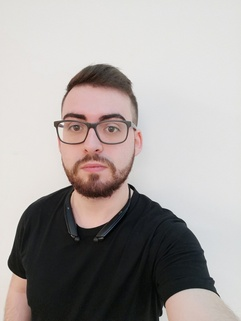
#> input picture w8-face-recognition/faces-datamad0120/todas_homogeneas/Alex/8.jpg, 241 x 321 px, shrunk from 768 x 1024 before the run
$ jupyter execute --allow-errors face-recognition.ipynb   (shell and % lines are left out)
#> lines starting #> are read from the running program, lines starting #| are printed output that depends on the picture
[cell 1]
import cv2
import pandas as pd
import glob

[cell 2]
homogeneas = glob.glob("faces-datamad0120/todas_heterogeneas/**/*.jpg")

[cell 3]
df = pd.DataFrame({
    "path":homogeneas
})
df.head()

[cell 4]
df["GT"] = df.path.apply(lambda x: x.split("/")[2])
df.head()

[cell 5]
df.GT.value_counts()

[cell 6]
import matplotlib.pyplot as plt

img = cv2.imread("faces-datamad0120/todas_homogeneas/Alex/8.jpg")
#> img is the input picture: shape (321, 241, 3); mean B, G, R 159.6, 161.6, 167.1
# Reorganize numpy array for matplotlib
img = cv2.cvtColor(img, cv2.COLOR_BGR2RGB)
plt.imshow(img)

[cell 7]
# https://towardsdatascience.com/face-detection-in-2-minutes-using-opencv-python-90f89d7c0f81

# Face classifier model
face_cascade = cv2.CascadeClassifier('haarcascade_frontalface_default.xml')

[cell 8]
img_bw = cv2.cvtColor(img, cv2.COLOR_RGB2GRAY)
print(img_bw.shape)
#| (321, 241)
plt.imshow(img_bw, cmap="gray")

[cell 9]
faces = face_cascade.detectMultiScale(img_bw, 1.1, 4)
#> faces = [[37, 83, 114, 114]]
print(faces)
#| [[ 37  83 114 114]]
x,y,w,h = faces[0]
#> x = 37; y = 83; w = 114; h = 114
plt.imshow(img_bw[y:y+h,x:x+w],cmap="gray")

[cell 10]
im_col = cv2.rectangle(img, (x,y), (x+w,y+h),(255, 0, 0) ,5)
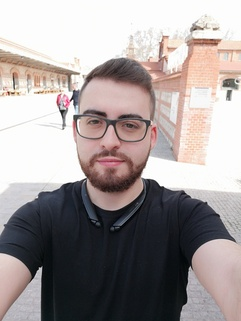
#> input picture w8-face-recognition/faces-datamad0120/todas_heterogeneas/Alex/0.jpg, 241 x 321 px, shrunk from 768 x 1024 before the run
#> in openImageAndDetectFaces, img is the input picture: shape (321, 241, 3); mean B, G, R 153.4, 154, 161.9
plt.imshow(im_col)

[cell 11]
def getFace(img):
    img_bw = cv2.cvtColor(img, cv2.COLOR_RGB2GRAY)
    faces = face_cascade.detectMultiScale(img_bw, 1.1, 4)
#> faces = [[64, 89, 93, 93]]

    # Ensure there is at least 1 face
    if len(faces) > 0:
        x,y,w,h = faces[0]
#> x = 64; y = 89; w = 93; h = 93
        return img_bw[y:y+h,x:x+w]
    else:
        raise ValueError("No face found")


def openImageAndDetectFaces(path):
    img = cv2.imread(path)
    try:
        print(f"Detecting faces in {path}")
        face_patch = getFace(img)
        return face_patch
    except ValueError as e:
        print(f"Not found image in {path}")
        return None

[cell 12]
df["face"] = df.path.apply(lambda path: openImageAndDetectFaces(path))
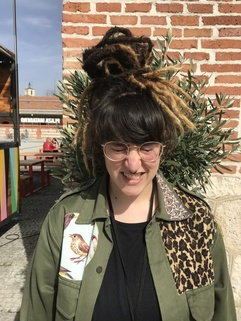
#> input picture w8-face-recognition/faces-datamad0120/todas_heterogeneas/Amanda/2.jpg, 241 x 321 px, shrunk from 768 x 1024 before the run
#> in openImageAndDetectFaces, img is the input picture: shape (321, 241, 3); mean B, G, R 96.3, 114.1, 127.6
#> in getFace (call 2), `img_bw = cv2.cvtColor(img, cv2.COLOR_RGB2GRAY)`:
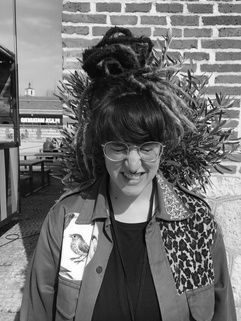
#> img_bw: shape (321, 241); min 1, max 255, mean 110.4
#> in getFace (call 2), `faces = face_cascade.detectMultiScale(img_bw, 1.1, 4)`: faces = [[96, 122, 72, 72]]
#> in getFace (call 2), `x,y,w,h = faces[0]`: x = 96; y = 122; w = 72

[cell 13]
df.head()

[cell 14]
df["shapes"] = df.face.apply(lambda face: face.shape)

[cell 15]
df.head()

[cell 16]
import numpy as np

face = df.face.iloc[0]
plt.figure()
plt.imshow(face, cmap="gray")

fft2d = np.log(np.abs(np.fft.fft2(face)))
fft2d = fft2d[0:len(fft2d)//2,0:len(fft2d)//2]

print(fft2d)
plt.figure()

plt.imshow(fft2d, cmap="gray")
fvector = fft2d[0:60,0:60]

[cell 17]
from scipy.fftpack import dct
numfeats = 80
import numpy as np
def getFeats(face):
    try:
        fft = np.log10(np.abs(np.fft.fft2(face)))
        w = fft.shape[0]//2
        fft = fft[3:w+3,3:w+3]
        feats = fft[:numfeats,:numfeats]
        q = np.hstack(feats)
        if len(q) != numfeats*numfeats:
            plt.imshow(face)
            print("Invalid face to get features")
            return None
        return q
    except:
        print("Cannot extract features")
        return None

#> (a cell that did not finish here is left out)

[cell 19]
df["feats"] = df["face"].apply(lambda face: getFeats(face))

[cell 20]
# Filter out null faces that cannot extract features
df = df[~df["feats"].isnull()]

[cell 21]
df.head()

[cell 22]
df.GT.value_counts()

[cell 23]
X = df.feats
y = df.GT

[cell 24]
from sklearn.model_selection import train_test_split
#> (the rest of this cell did not finish here and is left out)

#> (a cell that did not finish here is left out)

[cell 26]
from scipy.spatial.distance import cosine

def getPrediction(vect):
    try:
        diffs = X_train.apply(lambda x: cosine(x,vect))
        predictIndex = diffs.sort_values(ascending=True).index[0]
        gt = df.iloc[predictIndex].GT
        return gt
    except:
        return "Cannot recognize"

#> (a cell that did not finish here is left out)

# Now with a proper knn model

[cell 28]
from sklearn.neighbors import KNeighborsClassifier
from sklearn.svm import SVC
from sklearn.ensemble import RandomForestClassifier

#neigh = KNeighborsClassifier(n_neighbors=5)
#neigh = SVC(kernel="poly")
neigh = RandomForestClassifier()

#> (the rest of this cell did not finish here and is left out)

#> (a cell that did not finish here is left out)

#> (a cell that did not finish here is left out)

[cell 31]
def whoIsThisGuy(path,faceIndex=0):
#> called with path = 'laura.jpg', faceIndex = 1
    img = cv2.imread(path)
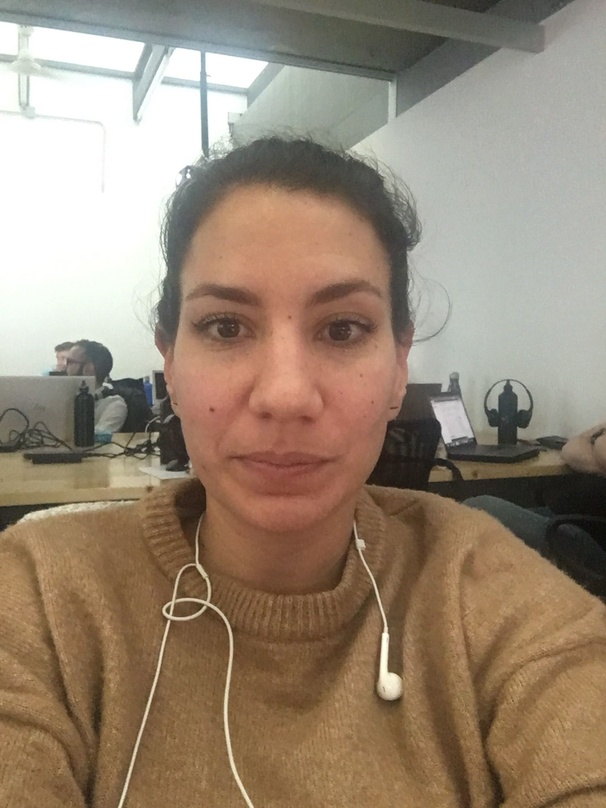
#> input picture w8-face-recognition/laura.jpg, 606 x 808 px, shrunk from 1932 x 2576 before the run
#> img is the input picture: shape (808, 606, 3); mean B, G, R 116.7, 135.2, 152.6
    img_bw = cv2.cvtColor(img, cv2.COLOR_RGB2GRAY)
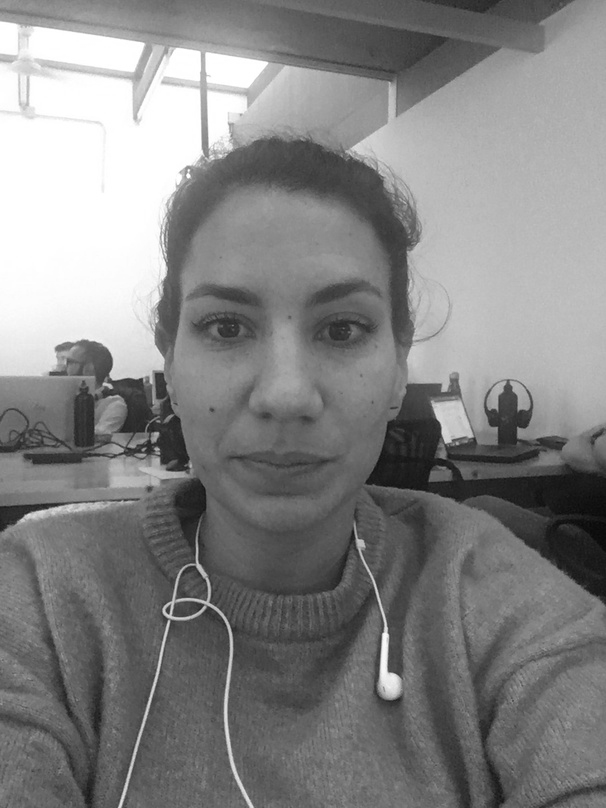
#> img_bw: shape (808, 606); min 9, max 255, mean 131.6
    faces = face_cascade.detectMultiScale(img_bw, 1.1, 4)
#> faces = [[125, 203, 319, 319]]
    x,y,w,h = faces[faceIndex]
    lau = img_bw[y:y+h,x:x+w]
    print(neigh.predict([getFeats(lau)]))
    plt.imshow(lau, cmap="gray")

#> (a cell that did not finish here is left out)

#> (a cell that did not finish here is left out)

#> call 2 of whoIsThisGuy, with path = 'sergio.jpg', faceIndex = 0
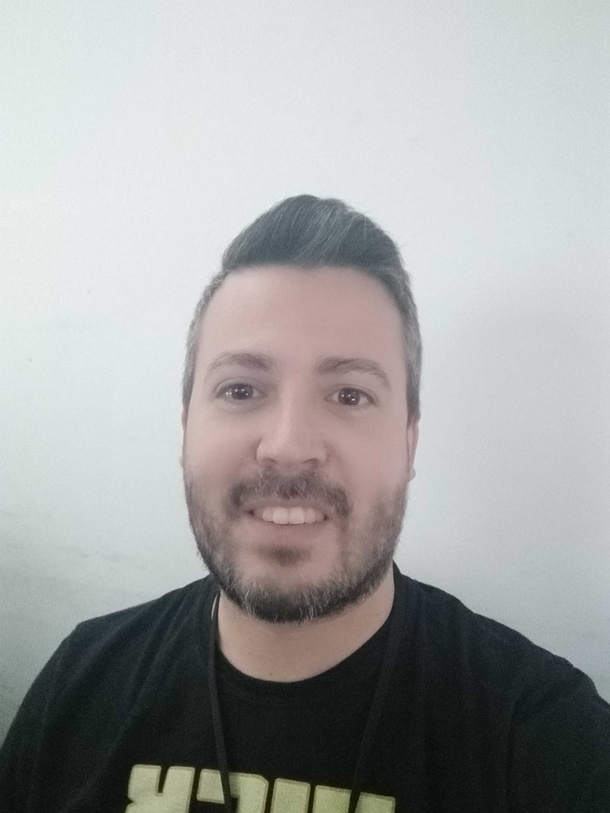
#> input picture w8-face-recognition/sergio.jpg, 610 x 813 px, shrunk from 1944 x 2592 before the run
#> in whoIsThisGuy, img is the input picture: shape (813, 610, 3); mean B, G, R 163.6, 163.6, 162.3
#> in whoIsThisGuy (call 2), `faces = face_cascade.detectMultiScale(img_bw, 1.1, 4)`: faces = [[146, 277, 291, 291]]
#> in whoIsThisGuy (call 2), `x,y,w,h = faces[faceIndex]`: x = 146; y = 277; w = 291
#> in getFeats (call 4), `feats = fft[:numfeats,:numfeats]`:
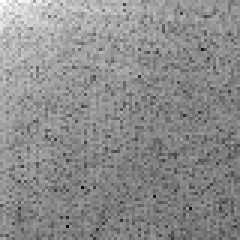
#> feats: shape (80, 80) float64 (shown 3 times larger); min 1, max 4.94, mean 3.16; drawn with min black and max white
#> in getFeats (call 4), `q = np.hstack(feats)`: q = 6400 values, max 4.94 at index 1, min 1 at index 6022, mean 3.16

#> (a cell that did not finish here is left out)

#> call 3 of whoIsThisGuy, with path = 'irene.jpg', faceIndex = 0
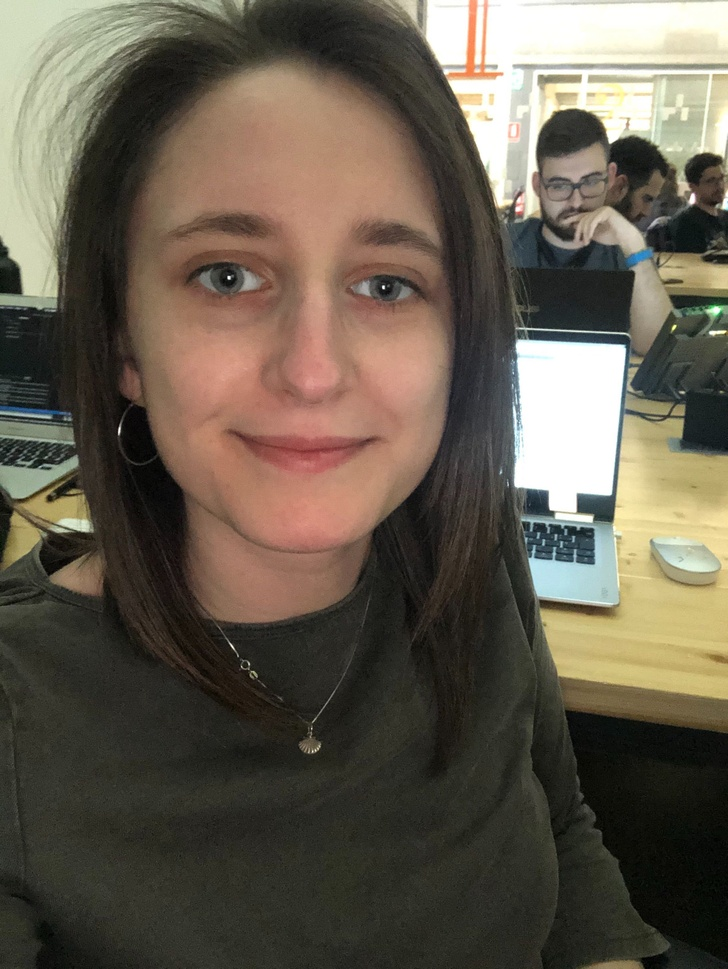
#> input picture w8-face-recognition/irene.jpg, 728 x 969 px, shrunk from 2320 x 3088 before the run
#> in whoIsThisGuy, img is the input picture: shape (969, 728, 3); mean B, G, R 78.4, 92.2, 100.9
#> in whoIsThisGuy (call 3), `img_bw = cv2.cvtColor(img, cv2.COLOR_RGB2GRAY)`:
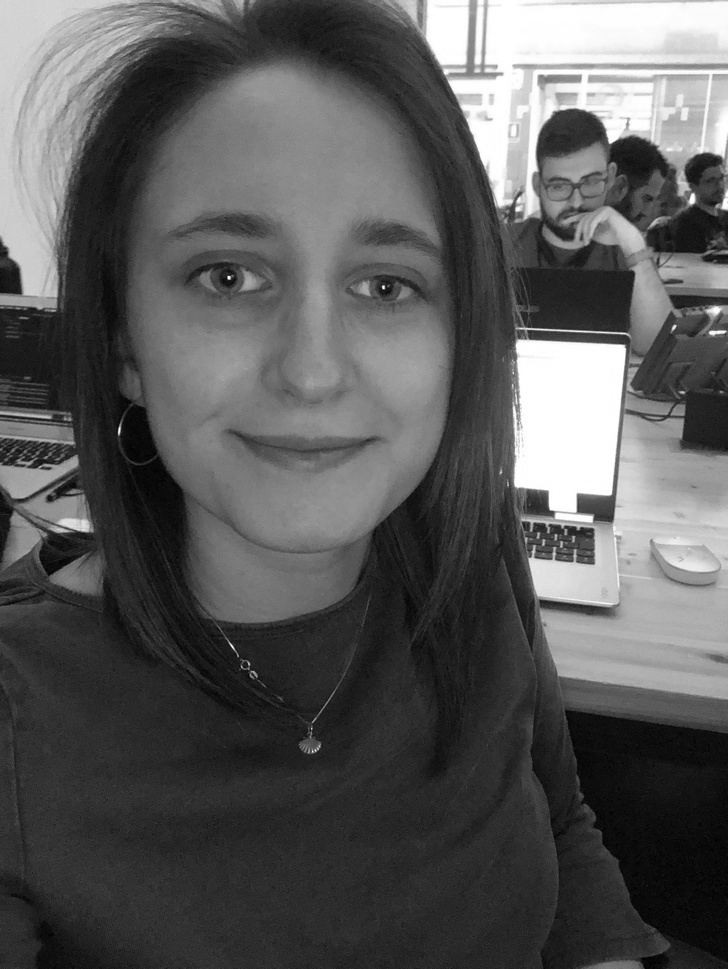
#> img_bw: shape (969, 728); min 0, max 255, mean 89
#> in whoIsThisGuy (call 3), `faces = face_cascade.detectMultiScale(img_bw, 1.1, 4)`: faces = [[536, 149, 83, 83], [94, 125, 417, 417]]
#> in whoIsThisGuy (call 3), `x,y,w,h = faces[faceIndex]`: x = 536; y = 149; w = 83
#> in getFeats (call 5), `fft = fft[3:w+3,3:w+3]`:
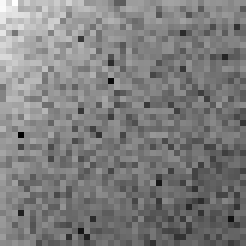
#> fft: shape (41, 41) float64 (shown 6 times larger); min 0.872, max 4.32, mean 2.57; drawn with min black and max white
#> in getFeats (call 5), `q = np.hstack(feats)`: q = 1681 values, max 4.32 at index 2, min 0.872 at index 905, mean 2.57
